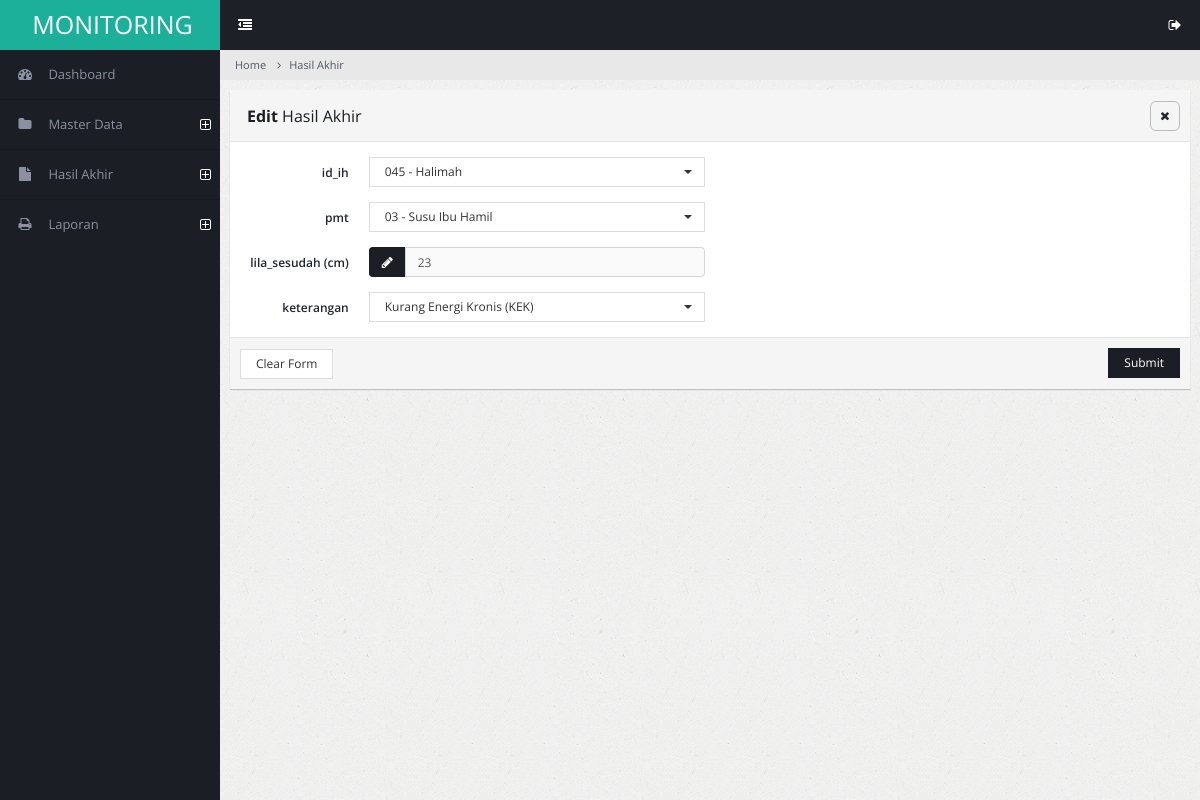
/user/hasilakhir-edit.php?id_hasilakhir=17 (signed in), run on the app's committed database.
### tables this page shows
CREATE TABLE `hasilakhir` (
  `id_hasilakhir` int(11) NOT NULL,
  `id_ih` varchar(100) NOT NULL,
  `id_pmt` varchar(100) NOT NULL,
  `lila_sesudah` varchar(100) NOT NULL,
  `keterangan` varchar(100) NOT NULL
);

CREATE TABLE `ibuhamil` (
  `id_ih` varchar(100) NOT NULL,
  `nama_ih` varchar(100) NOT NULL,
  `usia_ih` varchar(100) NOT NULL,
  `ukur_lila` varchar(100) NOT NULL,
  `bb` varchar(100) NOT NULL,
  `tb` varchar(100) NOT NULL,
  `id_posyandu` varchar(100) NOT NULL,
  `alamat` varchar(100) NOT NULL,
  `tgl` varchar(100) NOT NULL
);

CREATE TABLE `pmt` (
  `id_pmt` varchar(100) NOT NULL,
  `pmt1` varchar(100) NOT NULL,
  `pmt2` varchar(100) NOT NULL
);

### user/hasilakhir-edit.php (the view, shortened to what this page needs)
<!DOCTYPE html>
<html lang="en">
<head>
        <link rel="stylesheet" type="text/css" id="theme" href="css/theme-default.css"/>
    </head>
    <body>
        <div class="page-container">
            <div class="page-sidebar">
                <?php include 'menu.php'; ?>
            </div>
            <div class="page-content">
                <ul class="x-navigation x-navigation-horizontal x-navigation-panel">
                    <li class="xn-icon-button">
                        <a href="#" class="x-navigation-minimize"><span class="fa fa-dedent"></span></a>
                    </li>
                    <li class="xn-icon-button pull-right">
                        <a href="#" class="mb-control" data-box="#mb-signout"><span class="fa fa-sign-out"></span></a>
                    </li>
                </ul>
                <ul class="breadcrumb">
                    <li><a href="#">Home</a></li>
                    <li><a href="#">Hasil Akhir</a></li>
                </ul>
                <?php
include "../koneksi.php";
$id_hasilakhir = $_GET['id_hasilakhir'];
$querymatakuliah = mysqli_query($konek, "SELECT * FROM hasilakhir
                            INNER JOIN ibuhamil ON hasilakhir.id_ih = ibuhamil.id_ih
                            INNER JOIN pmt ON hasilakhir.id_pmt = pmt.id_pmt WHERE id_hasilakhir='$id_hasilakhir'");
while($matakuliah = mysqli_fetch_array($querymatakuliah)){
?>
                <div class="page-content-wrap">
                    <div class="row">
                        <div class="col-md-12">
                            <form class="form-horizontal" method="POST" action="hasilakhir_proses_edit.php" enctype="multipart/form-data">
                            <div class="panel panel-default">
                                <div class="panel-heading">
                                    <h3 class="panel-title"><strong>Edit</strong> Hasil Akhir</h3>
                                    <ul class="panel-controls">
                                        <li><a href="#" class="panel-remove"><span class="fa fa-times"></span></a></li>
                                    </ul>
                                </div>
                                <div class="panel-body">
                                    <div class="row">
                                        <div class="col-md-6">
                                            <div class="form-group">
                                                <label class="col-md-3 control-label">id_ih</label>
                                                <div class="col-md-9">
                                                    <select class="form-control select" name="id_ih" id="id_ih">
                                                        <option value="<?php echo $matakuliah["id_ih"]; ?>">
                                                        <?php echo $matakuliah["id_ih"]; ?> - <?php echo $matakuliah["nama_ih"]; ?></option>
                                                    </select>
                                                </div>
                                            </div>
                                            <div class="form-group">
                                                <label class="col-md-3 control-label">pmt</label>
                                                <div class="col-md-9">
                                                    <select class="form-control select" name="id_pmt" id="id_pmt">
                                                        <option value="<?php echo $matakuliah["id_pmt"]; ?>">
                                                        <?php echo $matakuliah["id_pmt"]; ?> - <?php echo $matakuliah["pmt1"]; ?></option>
                                                    </select>
                                                </div>
                                            </div>
                                            <div class="form-group">
                                                <label class="col-md-3 control-label">lila_sesudah (cm)</label>
                                                <div class="col-md-9 col-xs-12">
                                                    <div class="input-group">
                                                        <span class="input-group-addon"><span class="fa fa-pencil"></span></span>
                                                        <input type="text" name="lila_sesudah" class="form-control"
                                                        value="<?php echo $matakuliah["lila_sesudah"]; ?>"/>
                                                    </div>
                                                </div>
                                            </div>
                                            <div class="form-group">
                                                <label class="col-md-3 control-label">keterangan</label>
                                                <div class="col-md-9">
                                                    <select class="form-control select" name="keterangan" id="keterangan">
                                                        <option value="<?php echo $matakuliah["keterangan"]; ?>">
                                                        <?php echo $matakuliah["keterangan"]; ?></option>
                                                    </select>
                                                </div>
                                            </div>
                                        </div>
                                    </div>
                                </div>
                                <div class="panel-footer">
                                    <button class="btn btn-default">Clear Form</button>
                                    <button class="btn btn-primary pull-right">Submit</button>
                                </div>
                            </div>
                            </form>
                        </div>
                    </div>
                </div>
            </div>
        </div>
        <?php } ?>
    </body>
</html>

### data on the page
hasilakhir: id_ih.id_ih "045", id_ih.nama_ih "Halimah", id_pmt.id_pmt "03", id_pmt.pmt1 "Susu Ibu Hamil", lila_sesudah "23", keterangan "Kurang Energi Kronis (KEK)"
